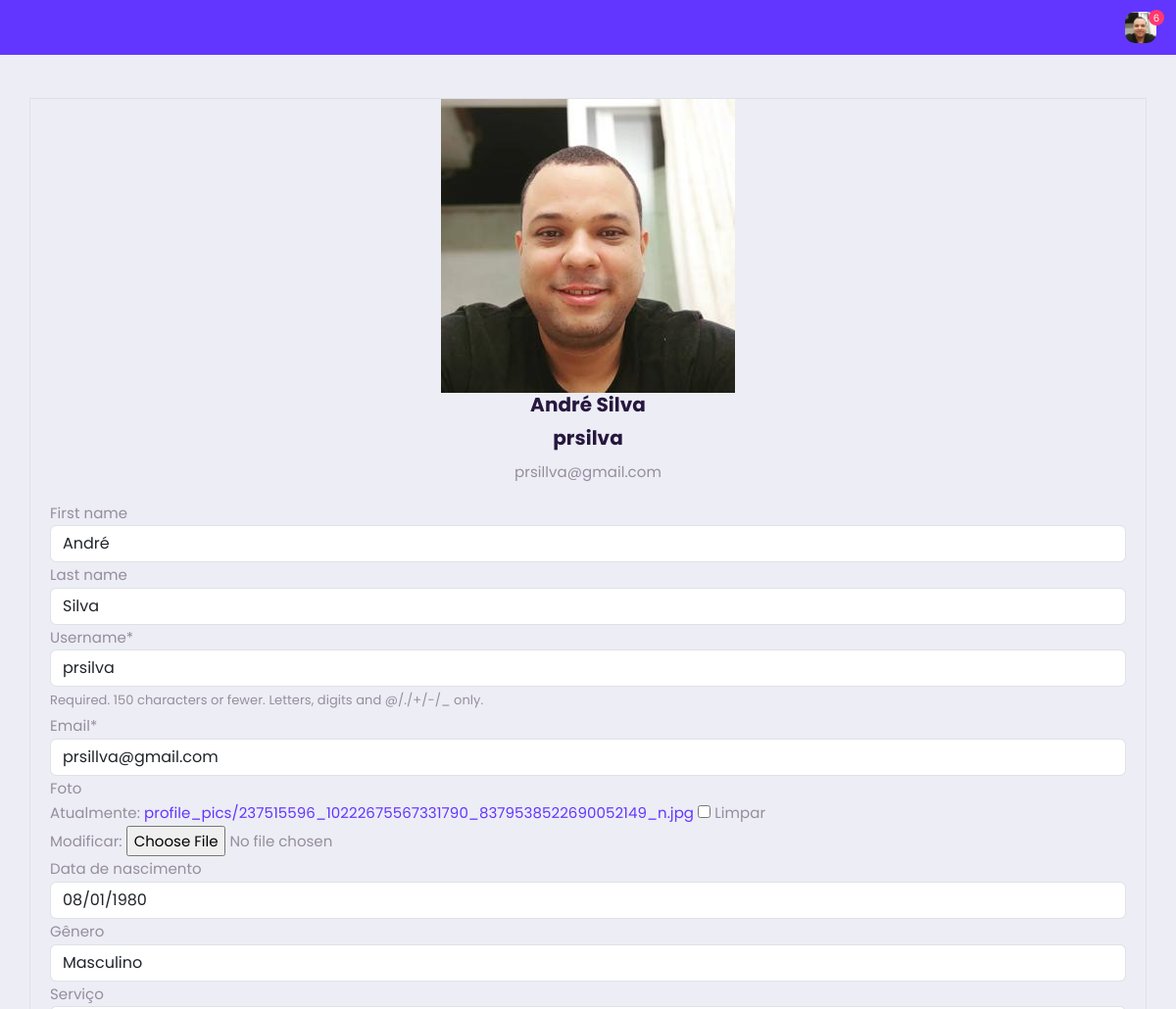
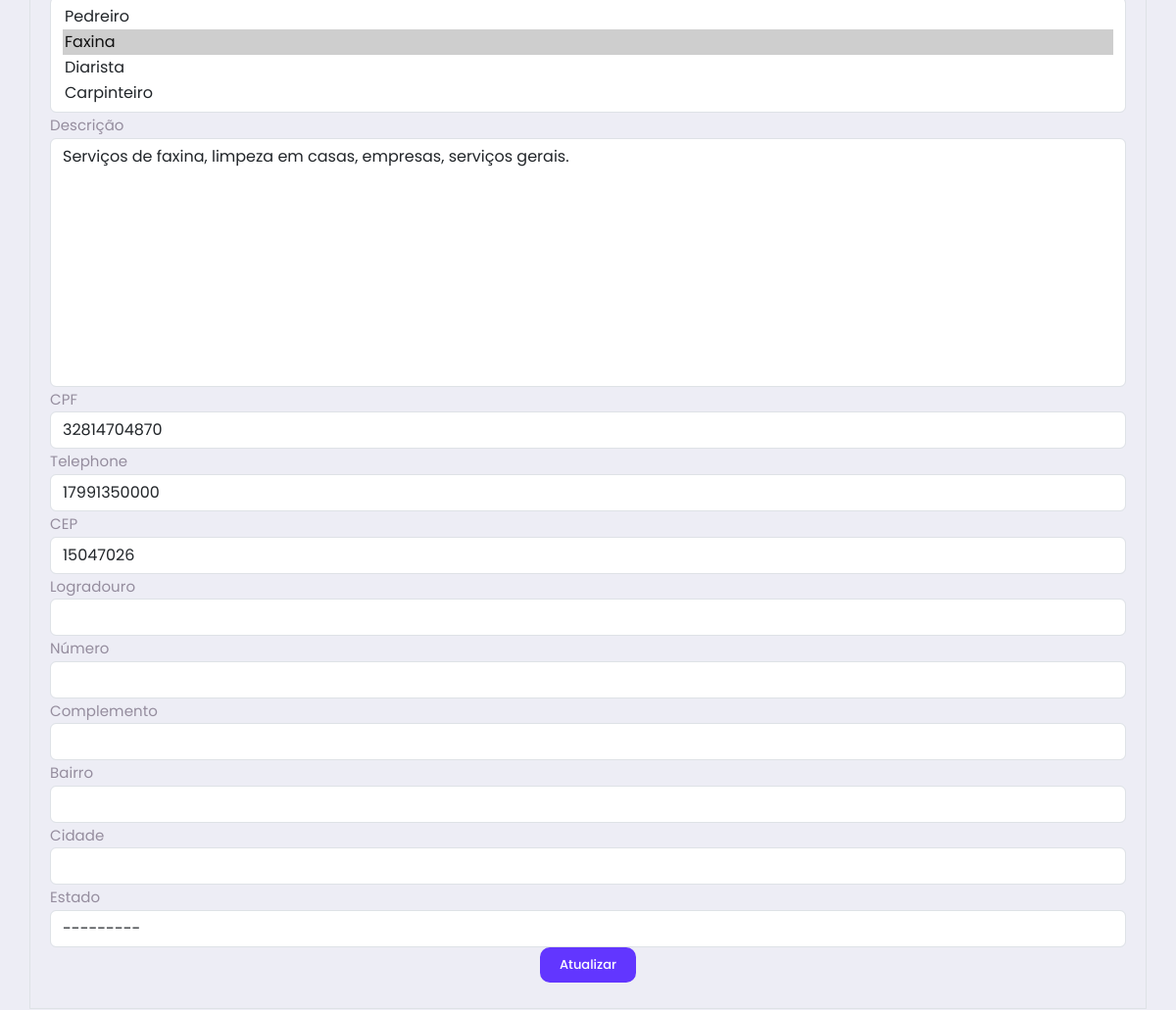
Page /accounts/profilepwa/ (signed in) on the committed database (2 pictures, top to bottom).
### core/models.py (models this page shows, shortened)
class Profile(models.Model):
    STATES = (('AC', 'Acre'), ('AL', 'Alagoas'), ('AP', 'Amapá'), ('AM', 'Amazonas'), ('BA', 'Bahia'),
              ('CE', 'Ceará'), ('ES', 'Espírito Santo'), ('GO', 'Goiás'), ('MA', 'Maranhão'),
              ('MT', 'Mato Grosso'), ('MS', 'Mato Grosso do Sul'), ('MG', 'Minas Gerais'),
              ('PA', 'Pará'), ('PB', 'Paraíba'), ('PR', 'Paraná'), ('PE', 'Pernambuco'), ('PI', 'Piauí'),
              ('RJ', 'Rio de Janeiro'), ('RN', 'Rio Grande do Norte'), ('RS', 'Rio Grande do Sul'),
              ('RO', 'Rondônia'), ('RR', 'Roraima'), ('SC', 'Santa Catarina'), ('SP', 'São Paulo'),
              ('SE', 'Sergipe'), ('TO', 'Tocantins'), ('DF', 'Distrito Federal'),
              )
    GENDER = (
        ('M', 'Masculino'),
        ('F', 'Feminino'),
        ('O', 'Outro'),
    )
    user = models.OneToOneField(User, on_delete=models.CASCADE, verbose_name='Usuário', related_name='profile')
    picture = models.ImageField(verbose_name='Foto', null=True, blank=True, default='profile_pics/default.png',
                                upload_to='profile_pics')
    birth_date = models.DateField(verbose_name='Data de nascimento', blank=True, null=True)
    gender = models.CharField(max_length=1, choices=GENDER, verbose_name='Gênero', blank=True, null=True)
    services = models.ManyToManyField(Service, verbose_name='Serviço', blank=True, related_name='profile')
    profile_description = models.TextField(max_length=500, verbose_name='Descrição', blank=True, null=True)
    social_number = models.CharField(max_length=11, verbose_name='CPF', unique=True, blank=True, null=True)
    phone_number = models.CharField(max_length=11, verbose_name='Telephone', blank=True, null=True)
    zip_code = models.CharField(max_length=8, verbose_name='CEP', blank=True, null=True)
    street = models.CharField(max_length=100, verbose_name='logradouro', blank=True, null=True)
    number = models.CharField(max_length=8, verbose_name='Número', blank=True, null=True)
    complement = models.CharField(max_length=100, verbose_name='Complemento', blank=True, null=True)
    district = models.CharField(max_length=100, verbose_name='Bairro', blank=True, null=True)
    city = models.CharField(max_length=50, verbose_name='Cidade', blank=True, null=False)
    state = models.CharField(max_length=2, choices=STATES, verbose_name='Estado', blank=True, null=True)
    created = models.DateTimeField(auto_now_add=True, verbose_name='Criado em')
    modified = models.DateTimeField(auto_now=True, verbose_name='Modificado em')
    class Meta:
        verbose_name = 'Perfil'
        verbose_name_plural = 'Perfis'
        ordering = ['created']

### core/views.py (the view)
# urls.py: path('accounts/profilepwa/', views.profilepwa, name='profile_pwa'),
@login_required
def profilepwa(request):
    if request.method == 'POST':
        user_form = UserUpdateForm(request.POST, instance=request.user)
        profile_form = ProfileUpdateForm(request.POST,
                                         request.FILES,
                                         instance=request.user.profile)
        if user_form.is_valid() and profile_form.is_valid():
            user_form.save()
            profile_form.save()
            messages.success(request, f'Sua conta foi atualizada!')
            return redirect('profile')
    else:
        user_form = UserUpdateForm(instance=request.user)
        profile_form = ProfileUpdateForm(instance=request.user.profile)
    context = {
        'user_form': user_form,
        'profile_form': profile_form
    }
    return render(request, 'core/profile_pwa.html', context)

### core/forms.py
class UserUpdateForm(forms.ModelForm):
    email = forms.EmailField()
    class Meta:
        model = User
        fields = ['first_name','last_name','username', 'email',]

class ProfileUpdateForm(forms.ModelForm):
    class Meta:
        model = Profile
        exclude = ['created', 'modified', 'user']
        picture = forms.ImageField(widget=ImagePreviewWidget,)

### core/models.py (called while the page is built)
    def __str__(self):
        return str(self.name)

### templates/core/profile_pwa.html (shortened to what this page needs)
{% extends "core/base_pwa.html" %}
{% load account socialaccount %}
{% load crispy_forms_tags %}
{% block content%}
<div class="container border" style="margin-top:100px ;margin-bottom: 100px;">
    <div class="container form-group col-md-12 mb-0">
        <center><div class="container" style="align-items:center ;">
            <img src="{{ user.profile.picture.url}}" alt="">
            <div class='card-body'>
                <h2>{{user.first_name}} {{user.last_name}}</h2>
            <h2>{{user.username}}</h2>
            <p>{{user.email}}</p>
            </div>
        </div>
    </center>
        <form method="post" action="" enctype="multipart/form-data">
              {{ user_form|crispy }}
              {{ profile_form|crispy }}
           <center> <button type="submit" class="btn btn-primary">Atualizar</button></center>
            <br>
        </form>
</div>
   </div>
{% endblock content%}

### templates/core/base_pwa.html (shortened to what this page needs)
{% load static %}
{% load pwa%}
<!DOCTYPE html>
<html lang="pt-br">
<head>
       <link rel="stylesheet" href="{% static 'assets/css/style.css' %}">
 </head>
<body>
    <div class="appHeader bg-primary text-light">
        <div class="left">
            <a href="#" class="headerButton" data-bs-toggle="modal" data-bs-target="#sidebarPanel">
            </a>
        </div>
        <div class="right">
            <a href="{% url 'profile_pwa'%}" class="headerButton">
                {% if user.is_authenticated %}
                <img src="{{ user.profile.picture.url}}" alt="image" class="imaged w32">
                <span class="badge badge-danger">6</span>
                {%else%}
                <img src="{% static 'assets/img/sample/avatar/avatar1.jpg' %}" alt="image" class="imaged w32">
                <span class="badge badge-danger"></span>
                {% endif %}
            </a>
        </div>
    </div>
    {% block content %} {% endblock %}
</body>
</html>

### rows in the picture
Profile: birth_date "08/01/1980", gender "Masculino", profile_description "Serviços de faxina, limpeza em casas, empresas, serviços gerais.", social_number "32814704870", phone_number "17991350000", zip_code "15047026", state "---------"

### other values in the picture
{{ user.first_name }} "André"
{{ user.last_name }} "Silva"
{{ user.username }} "prsilva"
{{ user.email }} "prsillva@gmail.com"
